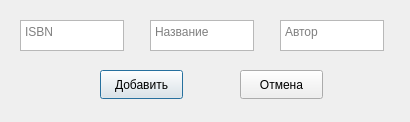
<?xml version="1.0" encoding="UTF-8"?>
<ui version="4.0">
 <class>NewDialog</class>
 <widget class="QDialog" name="NewDialog">
  <property name="geometry">
   <rect>
    <x>0</x>
    <y>0</y>
    <width>410</width>
    <height>122</height>
   </rect>
  </property>
  <property name="windowTitle">
   <string>Dialog</string>
  </property>
  <widget class="QTextEdit" name="ISBN">
   <property name="geometry">
    <rect>
     <x>20</x>
     <y>20</y>
     <width>104</width>
     <height>31</height>
    </rect>
   </property>
   <property name="placeholderText">
    <string>ISBN</string>
   </property>
  </widget>
  <widget class="QTextEdit" name="BookName">
   <property name="geometry">
    <rect>
     <x>150</x>
     <y>20</y>
     <width>104</width>
     <height>31</height>
    </rect>
   </property>
   <property name="placeholderText">
    <string>Название</string>
   </property>
  </widget>
  <widget class="QTextEdit" name="Creator">
   <property name="geometry">
    <rect>
     <x>280</x>
     <y>20</y>
     <width>104</width>
     <height>31</height>
    </rect>
   </property>
   <property name="placeholderText">
    <string>Автор</string>
   </property>
  </widget>
  <widget class="QPushButton" name="add">
   <property name="geometry">
    <rect>
     <x>100</x>
     <y>70</y>
     <width>83</width>
     <height>29</height>
    </rect>
   </property>
   <property name="text">
    <string>Добавить</string>
   </property>
  </widget>
  <widget class="QPushButton" name="cancel">
   <property name="geometry">
    <rect>
     <x>240</x>
     <y>70</y>
     <width>83</width>
     <height>29</height>
    </rect>
   </property>
   <property name="text">
    <string>Отмена</string>
   </property>
  </widget>
 </widget>
 <resources/>
 <connections/>
</ui>
